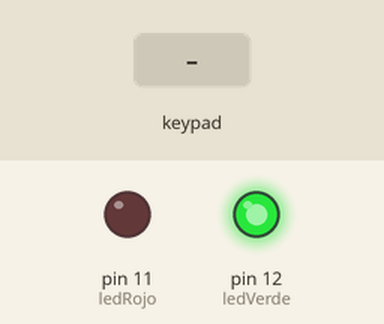
Simulated run of this sketch. Board: Arduino Uno, built with avr-gcc and run on an emulated ATmega328P. On the bench: output pins drawn as LEDs (lit = HIGH). The inputs (shaded band) are chosen by the test bench.

Above: at 1.2 s.
1.3 s: key 'A' pressed
At 1.7 s:
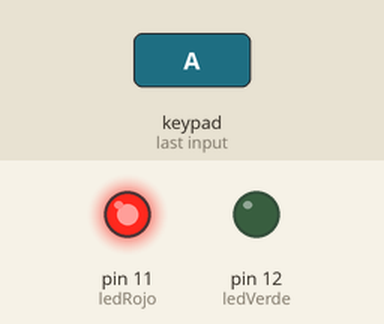
Timing chart, 0 to 7.8 s (numbered marks = the images above; inputs shaded):
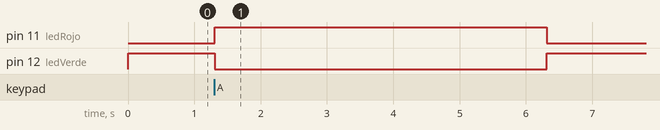

The sketch:

abrir2.1.ino
```cpp
//AUTORES:
//Martin Beltran Diaz UO276244
//Stelian Adrian Stanci UO277653
//Laura Pernía Blanco UO276264

#include <Keypad.h>

int ledRojo = 11;
int ledVerde = 12;

const byte nfilas = 4;
const byte ncolumnas = 4;
char teclas[nfilas][ncolumnas] = {
{'1','2','3','A'},
{'4','5','6','B'},
{'7','8','9','C'},
{'*','0','#','D'}
};
//3.-
byte pfilas[nfilas] = {2,3,4,5}; // Filas
byte pcolumnas[ncolumnas] = {A0,A1,A2,A3}; //Columnas
//4.-
Keypad teclado = Keypad(makeKeymap(teclas), pfilas, pcolumnas,
nfilas, ncolumnas);

void setup() {
  Serial.begin(9600);
  pinMode(ledRojo, OUTPUT);
  pinMode(ledVerde, OUTPUT);

  digitalWrite(ledVerde,HIGH);
}

void loop() {
  char key = teclado.getKey();

  if(key == 'A'){
    digitalWrite(ledRojo, HIGH);
    digitalWrite(ledVerde,LOW);
    delay(5000);
  }

  digitalWrite(ledRojo, LOW);
  digitalWrite(ledVerde,HIGH);
}
```

Measured:
- after the input at 1.3 s, pin 11 (ledRojo): LOW → HIGH at once, → LOW 5.0 s later; pin 12 (ledVerde): HIGH → LOW at once, → HIGH 5.0 s later
